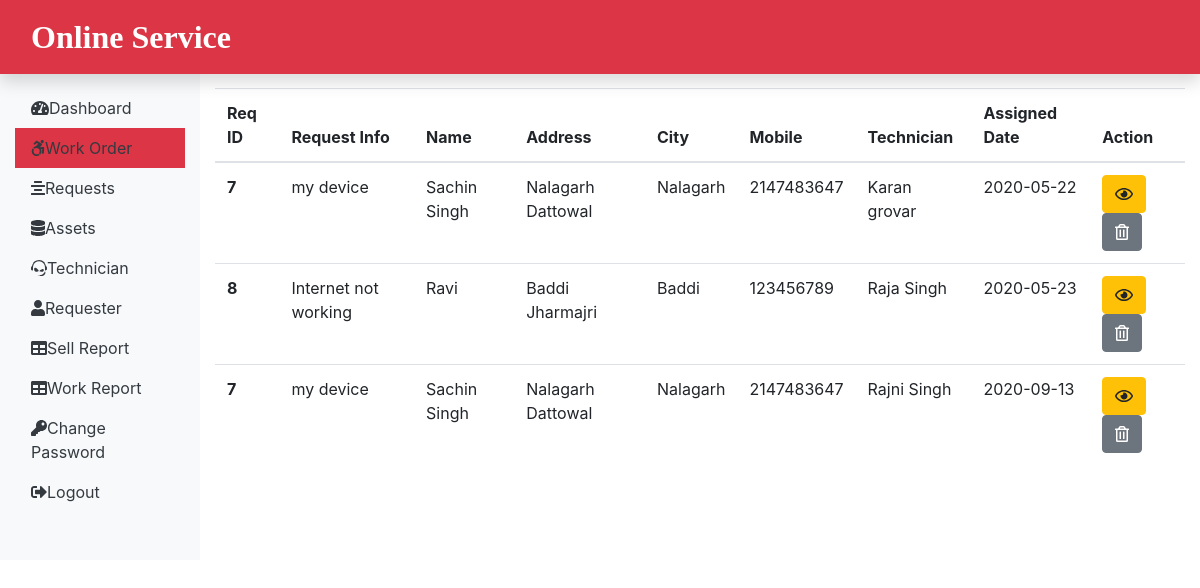
/admin/work.php (signed in), run on the app's committed database.
### tables this page shows
CREATE TABLE `assignwork_tb` (
  `rno` int(100) NOT NULL,
  `request_id` int(100) NOT NULL,
  `request_info` varchar(100) DEFAULT NULL,
  `request_desc` varchar(100) DEFAULT NULL,
  `requester_name` varchar(100) DEFAULT NULL,
  `requester_add1` varchar(100) DEFAULT NULL,
  `requester_add2` varchar(100) DEFAULT NULL,
  `requester_city` varchar(100) DEFAULT NULL,
  `requester_state` varchar(100) DEFAULT NULL,
  `requester_zip` int(100) DEFAULT NULL,
  `requester_email` varchar(100) DEFAULT NULL,
  `requester_mobile` int(100) DEFAULT NULL,
  `assign_tech` varchar(100) DEFAULT NULL,
  `assign_date` date DEFAULT NULL
);

### admin/work.php (the view, shortened to what this page needs)
<?php
include('includes/header.php');
include('../dbConnection.php');
?>
<div class="col-sm-9 col-md-10 mt-5">
	<?php
$sql = "SELECT * FROM assignwork_tb";
$result = $conn->query($sql);
if($result->num_rows > 0){
	echo '<table class="table">
	<thead>
	  <tr>
	  	<th scope="col">Req ID</th>
	  	<th scope="col">Request Info</th>
	  	<th scope="col">Name</th>
	  	<th scope="col">Address</th>
	  	<th scope="col">City</th>
	  	<th scope="col">Mobile</th>
	  	<th scope="col">Technician</th>
	  	<th scope="col">Assigned Date</th>
	  	<th scope="col">Action</th>
	  </tr>
	</thead>';
echo '<tbody>';
while($row = $result->fetch_assoc()){
	echo '<tr>
		<th scope="row">'.$row['request_id'].'</th>
		<td>'.$row['request_info'].'</td>
		<td>'.$row['requester_name'].'</td>
		<td>'.$row['requester_add1'].' '.$row['requester_add2'].'</td>
		<td>'.$row['requester_city'].'</td>
		<td>'.$row['requester_mobile'].'</td>
		<td>'.$row['assign_tech'].'</td>
		<td>'.$row['assign_date'].'</td>
		<td><form class="d-inline" action="viewassignwork.php" method="POST"><input type="hidden" name="id" value='. $row["request_id"]. '></input><button type="submit" class="btn btn-warning" name="view" value="View"><i class="far fa-eye"></i></button></form>
			<form action="" class="d-inline" method="POST">
			<input type="hidden" name="id" value='.$row["request_id"].'>
            <button type="submit" class="btn btn-secondary" name="delete" value="Delete"><i class="far fa-trash-alt"></i></button>
            </form>
			</form>
		</td>
		</tr>';
}
echo '</tbody>';
echo  '</table>';
}
	?>
</div>
<?php include('includes/footer.php'); ?>

### CSS/all.min.css.css (style rules this page uses)
.fa-eye:before { content:"\f06e" }
.fa-trash-alt:before { content:"\f2ed" }

### data on the page
assignwork_tb: request "7", request_info "my device", requester_name "Sachin Singh", requester_add1 "Nalagarh", requester_add2 "Dattowal", requester_city "Nalagarh", requester_mobile "2147483647", assign_tech "Karan grovar", assign_date "2020-05-22"
assignwork_tb: request "8", request_info "Internet not working", requester_name "Ravi", requester_add1 "Baddi", requester_add2 "Jharmajri", requester_city "Baddi", requester_mobile "123456789", assign_tech "Raja Singh", assign_date "2020-05-23"
assignwork_tb: request "7", request_info "my device", requester_name "Sachin Singh", requester_add1 "Nalagarh", requester_add2 "Dattowal", requester_city "Nalagarh", requester_mobile "2147483647", assign_tech "Rajni Singh", assign_date "2020-09-13"
